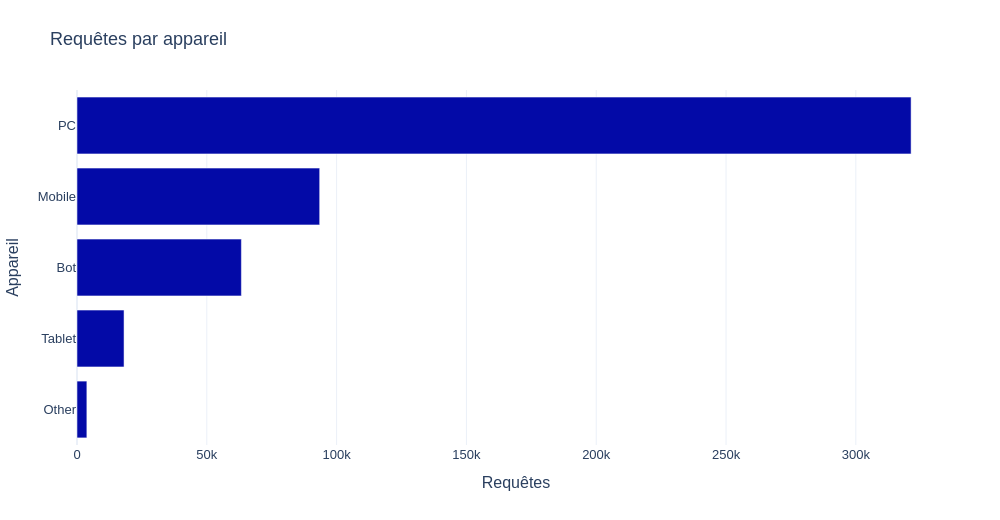

Notebook code for this chart:
### Markdown cell above
### <b><div style='padding:15px;background-color:#d8dcd6;color:#030aa7;font-size:120%;text-align: left'>Plotly</div></b>

### Code cell
ID_GRAPHIQUE = '01_01'
BIBLIOTHEQUE = 'plotly'
fig = px.bar(a, x='requetes', y='device_type', orientation='h', labels={'requetes':'Requêtes','device_type':'Appareil'})
montrer_plotly(fig, 'Requêtes par appareil')

### Figure 1 — Plotly figure (JSON) as saved in the notebook; plotly's stock layout.template omitted (floating-point values rounded to 4 significant figures)
{"data": [{"hovertemplate": "Requêtes=%{x}<br>Appareil=%{y}<extra></extra>", "legendgroup": "", "marker": {"color": "#030aa7", "pattern": {"shape": ""}}, "name": "", "orientation": "h", "showlegend": false, "textposition": "auto", "type": "bar", "x": [3797, 18119, 63319, 93478, 321284], "xaxis": "x", "y": ["Other", "Tablet", "Bot", "Mobile", "PC"], "yaxis": "y"}], "layout": {"barmode": "relative", "font": {"family": "Arial", "size": 13}, "height": 520, "legend": {"tracegroupgap": 0}, "margin": {"b": 75, "l": 70, "r": 45, "t": 90}, "title": {"text": "Requêtes par appareil"}, "width": 1000, "xaxis": {"anchor": "y", "domain": [0, 1], "title": {"text": "Requêtes"}}, "yaxis": {"anchor": "x", "domain": [0, 1], "title": {"text": "Appareil"}}}}
